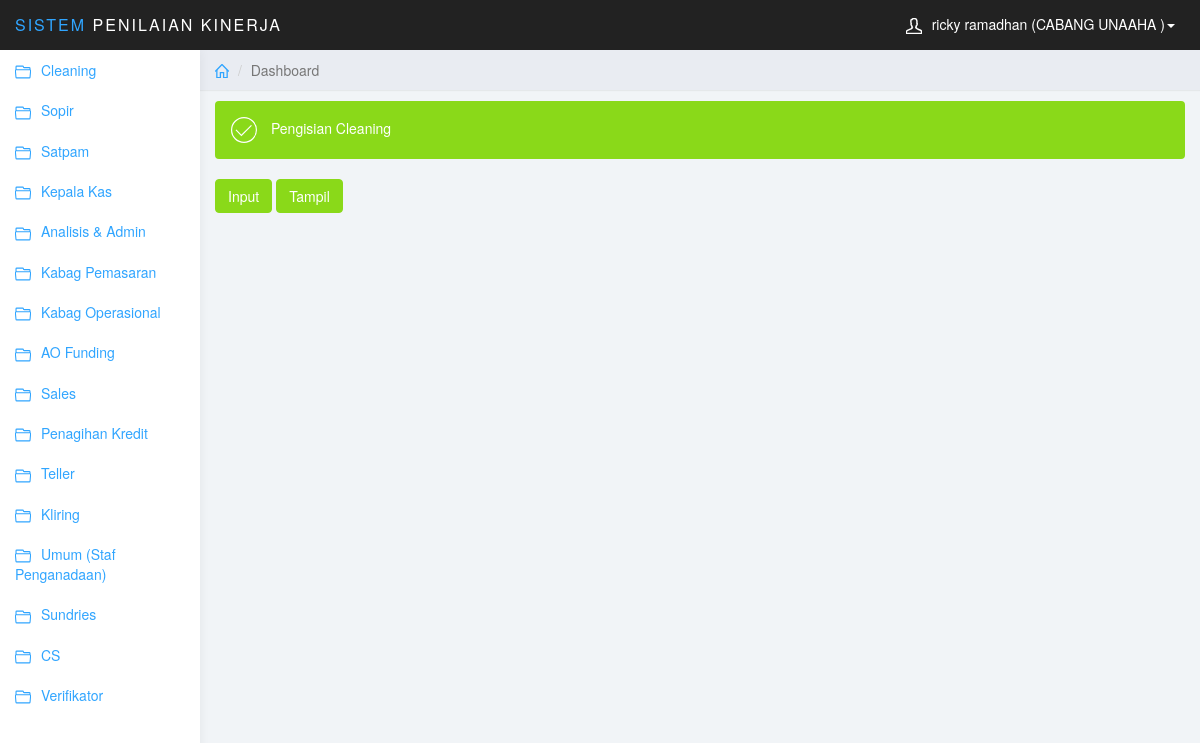
Screenshot of /penilaian_pegawai/user/cab.php?id_kategori=1 (signed in) with the database file from the repository.
### tables this page shows
CREATE TABLE `tbl_unit` (
  `kd_unit` int(11) NOT NULL,
  `nama_unit` varchar(50) NOT NULL
);

### penilaian_pegawai/user/cab.php (the view, shortened to what this page needs)
<!DOCTYPE html>
<html>
<head>
<link href="css/bootstrap.min.css" rel="stylesheet">
<link href="css/datepicker3.css" rel="stylesheet">
<link href="css/styles.css" rel="stylesheet">
</head>
<body>
	<nav class="navbar navbar-inverse navbar-fixed-top" role="navigation">
		<div class="container-fluid">
			<div class="navbar-header">
				<a class="navbar-brand" href="#"><span>Sistem</span> Penilaian Kinerja</a>
				<ul class="user-menu">
					<li class="dropdown pull-right">
						<a href="#" class="dropdown-toggle" data-toggle="dropdown"><svg class="glyph stroked male-user"><use xlink:href="#stroked-male-user"></use></svg><?php include'session.php'; echo $_SESSION['nama']." (".$_SESSION['nm_kantor']." )"; ?><span class="caret"></span></a>
					</li>
				</ul>
			</div>
		</div>
	</nav>
	<div id="sidebar-collapse" class="col-sm-3 col-lg-2 sidebar">
		<ul class="nav menu">
			   <?php
							include '../config.php';
							$query = "SELECT * FROM tbl_unit";
							$hasil = mysqli_query($konek,$query);
							while($data = mysqli_fetch_row($hasil)){
                             echo"<li class=''><a href='cab.php?id_kategori=$data[0]'><svg class='glyph stroked open folder'><use xlink:href='#stroked-open-folder'/></svg></svg>$data[1]</a></li> ";
										}
					?>
		</ul>
	</div>
	<div class="col-sm-9 col-sm-offset-3 col-lg-10 col-lg-offset-2 main">
		<div class="row">
			<ol class="breadcrumb">
				<li><a href="#"><svg class="glyph stroked home"><use xlink:href="#stroked-home"></use></svg></a></li>
				<li class="active">Dashboard</li>
			</ol>
		</div>
		<div class="row">
			<div class="col-lg-12" style="margin-bottom: 10px;">
			</div>
		</div>
		<div class="row">
			<div class="col-lg-12">
				<div class="alert bg-success" role="alert">
					<svg class="glyph stroked checkmark"><use xlink:href="#stroked-checkmark"></use></svg>
					<?php
							include '../config.php';
							$query = "SELECT DISTINCT u.nama_unit FROM tbl_unit u, tbl_parameter p  where u.kd_unit=p.kd_unit and p.kd_unit=$_GET[id_kategori]";
							$hasil = mysqli_query($konek,$query);
							while($data = mysqli_fetch_array($hasil)){
					  		echo "Pengisian $data[0] ";
										}
					?>
				</div>
				<form action="" method="post">
                        <div class="row">
                            <div class="form-group col-lg-6">
                       <button type="submit" class="btn btn-success" name="isi">Input</button>
             		<button type="submit" class="btn btn-success" name="tampil">Tampil</button>
             		<br>
             		<br>
                        </div>
                         </form>
                    </div>
                </div>
					 </div>
</body>
</html>

### penilaian_pegawai/user/css/styles.css (style rules this page uses)
body { background: #f1f4f7; padding-top: 50px; color: #5f6468; }
a, a:hover, a:focus { color: #30a5ff; }
.navbar-header .navbar-brand { color: #fff; font-size: 16px; text-transform: uppercase; font-weight: 500; letter-spacing: 2px; }
.navbar-header .navbar-brand span { color: #30a5ff; }
.btn-success, .btn-success:hover, .btn-success:focus, .btn-success:active, .btn-success.active, .open > .dropdown-toggle.btn-success, .btn-success.disabled, .btn-success[disabled], fieldset[disabled] .btn-success, .btn-success.disabled:hover, .btn-success[disabled]:hover, fieldset[disabled] .btn-success:hover, .btn-success.disabled:focus, .btn-success[disabled]:focus, fieldset[disabled] .btn-success:focus, .btn-success.disabled:active, .btn-success[disabled]:active, fieldset[disabled] .btn-success:active, .btn-success.disabled.active, .btn-success[disabled].active, fieldset[disabled] .btn-success.active { background-color: #8ad919; border-color: #8ad919; }
.bg-success { color: #fff; background-color: #8ad919; }
.navbar { border: 0; }
.user-menu { display: inline-block; margin-top: 14px; margin-right: 10px; float: right; list-style: none; padding: 0; }
.user-menu a { color: #fff; }
.sidebar { display: block; background-color: #fff; padding: 0; display: none; }
@media (min-width: 768px) { .sidebar { display: block; position: fixed; top: 50px; bottom: 0; left: 0; z-index: 1000; display: block; margin: 0; padding: 0; overflow-x: hidden; overflow-y: auto; background-color: #fff; box-shadow: 1px 0px 10px rgba(0, 0, 0, .05); } }
@media (min-width: 768px) { .navbar-header { width: 100%; } }
.breadcrumb { border-radius: 0; padding: 10px 15px; background: #e9ecf2; box-shadow: 0 1px 1px rgba(0, 0, 0, .05); margin: 0 ; }
.sidebar .glyph, .user-menu .glyph { height: 16px; width: 16px; margin: 0 10px 0 0; stroke-width: 3px; }
.user-menu .glyph { stroke-width: 4px; }
.breadcrumb .glyph { height: 14px; width: 14px; margin: -2px 0 0 0; stroke-width: 4px; }
.alert .glyph, .panel-heading .glyph { width: 26px; height: 26px; margin: 0 10px 0 0; stroke-width: 2px; }

### rows the page displays
tbl_unit: nama_unit "Cleaning"
tbl_unit: nama_unit "Sopir"
tbl_unit: nama_unit "Satpam"
tbl_unit: nama_unit "Kepala Kas"
tbl_unit: nama_unit "Analisis & Admin"
tbl_unit: nama_unit "Kabag Pemasaran"
tbl_unit: nama_unit "Kabag Operasional"
tbl_unit: nama_unit "AO Funding"
tbl_unit: nama_unit "Sales"
tbl_unit: nama_unit "Penagihan Kredit"
tbl_unit: nama_unit "Teller"
tbl_unit: nama_unit "Kliring"
tbl_unit: nama_unit "Umum (Staf Penganadaan)"
tbl_unit: nama_unit "Sundries"
tbl_unit: nama_unit "CS"
tbl_unit: nama_unit "Verifikator"

### other values shown
$_SESSION['nama'] "ricky ramadhan"
$_SESSION['nm_kantor'] "CABANG UNAAHA"
$data[0] "Cleaning"
